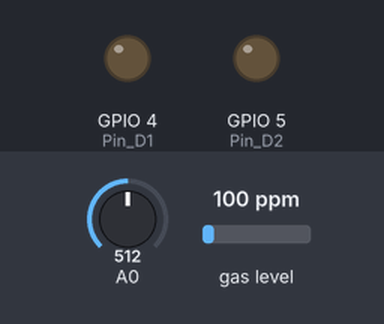
Simulated run of this sketch. Board: ESP8266 (NodeMCU). Shown: output pins drawn as LEDs (lit = HIGH). Inputs (shaded band) come from the test bench; at power-on: A0 = 512, gas level 100 ppm. WiFi joins after 1.5 s; servers stay silent unless stated; what the sketch prints to the serial monitor is not drawn.

Above: at 5.5 s.
At 11.1 s:
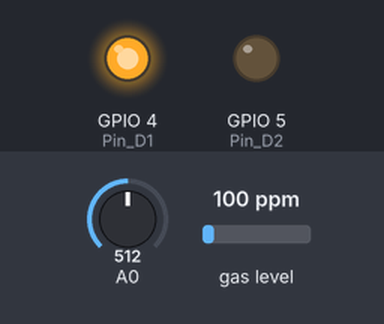
At 22.4 s:
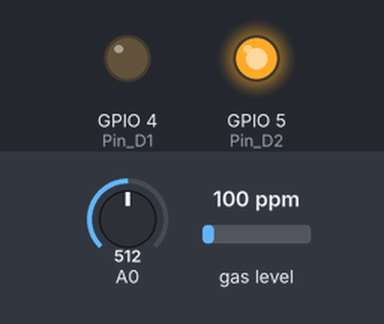
Timing chart, 0 to 34.4 s (numbered marks = the images above):
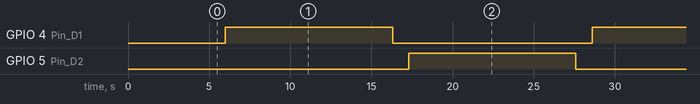

Measured:
- by itself, GPIO 4 (Pin_D1), GPIO 5 (Pin_D2): alternates HIGH for 10.3 s and LOW for 12.3 s
- by itself, everything shown: repeats every 22.6 s, in 4 steps

The sketch:

sketch_oct13a.ino
```cpp
#include <ESP8266WiFi.h>
#include "ThingSpeak.h"
#include "MQ7.h"

MQ7 mq7(A0,5.0);

char ssid[] = "Phone";
char pass[] = "hereyougo2021";
WiFiClient  client;

float dust = 0;
float co = 0;
float co_read = 0;
float calcVoltage = 0;
float dustDensity = 0;
int Pin_D1 = 4;
int Pin_D2 = 5;

void setup() {
  Serial.begin(9600);
  pinMode(Pin_D1, OUTPUT);
  pinMode(Pin_D2, OUTPUT);
  WiFi.mode(WIFI_STA);
  ThingSpeak.begin(client);
  if(WiFi.status() != WL_CONNECTED){
    while(WiFi.status() != WL_CONNECTED){
      WiFi.begin(ssid, pass);
      Serial.print(".");
      delay(5000);
    }
    Serial.print("Connected.");
  }
}

void dustSensor() {
  digitalWrite(Pin_D2,  LOW);
  delay(1000);
  digitalWrite(Pin_D1, HIGH);
  delay(10000);
}

void coSensor() {
  digitalWrite(Pin_D1,  LOW);
  delay(1000);
  digitalWrite(Pin_D2, HIGH);
  delay(10000);
}

void loop() {

  dustSensor();
  dust = analogRead(0);
  calcVoltage = dust * (3 / 1024.0);
  dustDensity = 0.17 * calcVoltage - 0.1;
  Serial.print("Dust Density = ");
  Serial.println(dustDensity);
  Serial.println("");
  int x = ThingSpeak.writeField(2253626, 3, dust, "ZL1K7BIINL8Z2EY0");
  if(x == 200){
    Serial.println("Channel update successful.");
  }
  else{
    Serial.println("Problem updating channel. HTTP error code " + String(x));
  }

  coSensor();
  co_read = analogRead(0);
  co = mq7.getPPM();
  Serial.print("CO = ");
  Serial.println(co);
  Serial.println("");
  x = ThingSpeak.writeField(2303832, 1, co, "KRGQYEFXUJV96ITN");
  if(x == 200){
    Serial.println("Channel update successful.");
  }
  else{
    Serial.println("Problem updating channel. HTTP error code " + String(x));
  }
}
```
